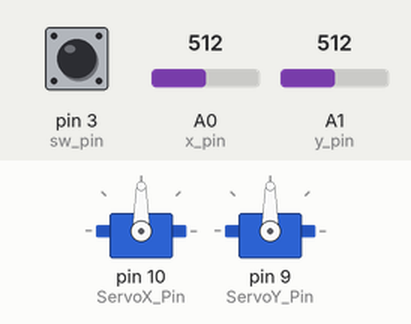
This sketch was run on a simulated Arduino Uno, built with avr-gcc and run on an emulated ATmega328P. Parts: 2 × servo. Inputs (shaded band) come from the test bench; at power-on: A0 (x_pin) = 512, A1 (y_pin) = 512, pin 3 (sw_pin) HIGH.

Above: at 2.2 s.
2.3 s: A0 (x_pin) set to 716
At 3.5 s:
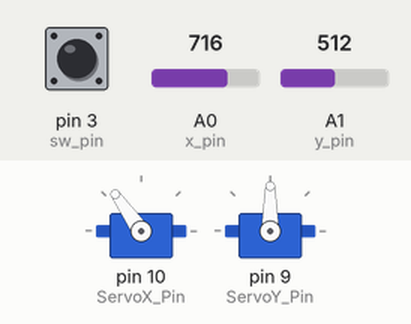
3.8 s: A1 (y_pin) set to 716
At 4.7 s:
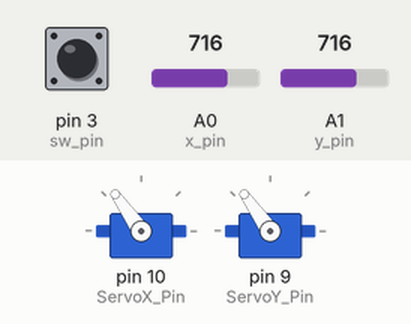
5.3 s: A0 (x_pin) set to 900
At 5.8 s:
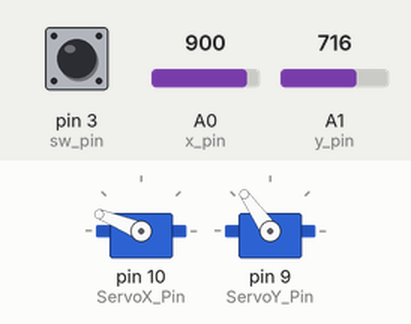
6.8 s: A1 (y_pin) set to 900
At 8.0 s:
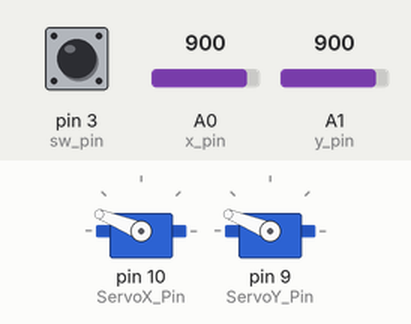
8.3 s: A0 (x_pin) set to 1023
At 9.1 s:
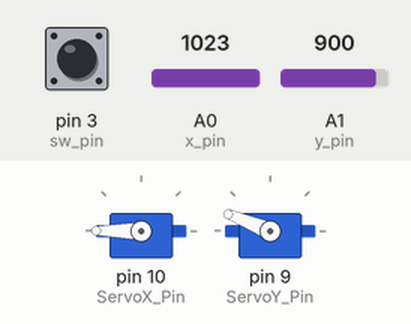
9.8 s: A1 (y_pin) set to 1023
At 10.1 s:
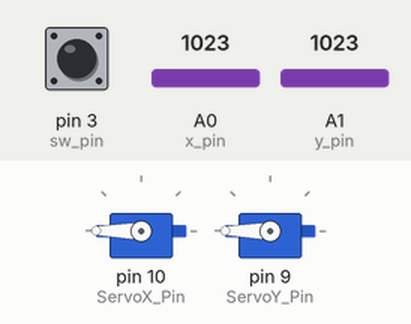
Timing chart, 0 to 12.3 s (numbered marks = the images above; inputs shaded):
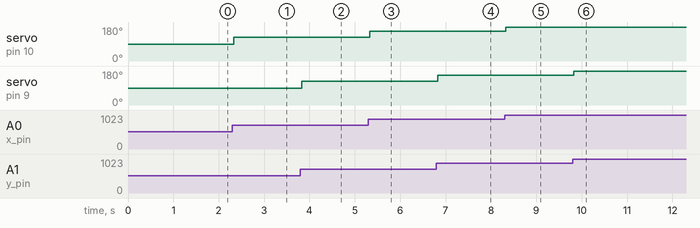

The sketch:

Joystick.ino
```cpp
#include <Servo.h>

#define x_pin A0
#define y_pin A1
#define sw_pin 3

#define ServoX_Pin 10
#define ServoY_Pin 9

Servo servo_x;
Servo servo_y;

int pos_x = 180; // เริ่มต้นที่ค่ากลาง (90 องศา)
int pos_y = 180; // เริ่มต้นที่ค่ากลาง (90 องศา)

void setup() {
  pinMode(x_pin, INPUT);
  pinMode(y_pin, INPUT);
  pinMode(sw_pin, INPUT);

  servo_x.attach(ServoX_Pin);
  servo_y.attach(ServoY_Pin);

  delay(1000);
}

void loop() {
  int x_data = analogRead(x_pin);
  int y_data = analogRead(y_pin);
  int sw_state = digitalRead(sw_pin); // กำหนดตัวแปรใหม่แทน `sw_pin` เพื่อไม่ให้ซ้ำกับพินที่ประกาศด้านบน

  pos_x = map(x_data, 0, 1023, 0, 180);
  pos_y = map(y_data, 0, 1023, 0, 180); // แก้ให้ใช้ `y_data` แทน `x_data` สำหรับการควบคุมเซอร์โวแกน Y

  servo_x.write(pos_x);
  servo_y.write(pos_y);

  delay(40);
}
```

Measured:
- after the input at 2.3 s, servo on pin 10 (ServoX_Pin): 90° → 125° at once
- after the input at 3.8 s, servo on pin 9 (ServoY_Pin): 90° → 125° at once
- after the input at 5.3 s, servo on pin 10 (ServoX_Pin): 125° → 158° at once
- after the input at 6.8 s, servo on pin 9 (ServoY_Pin): 125° → 158° at once
- after the input at 8.3 s, servo on pin 10 (ServoX_Pin): 158° → 180° at once
- after the input at 9.8 s, servo on pin 9 (ServoY_Pin): 158° → 180° at once
